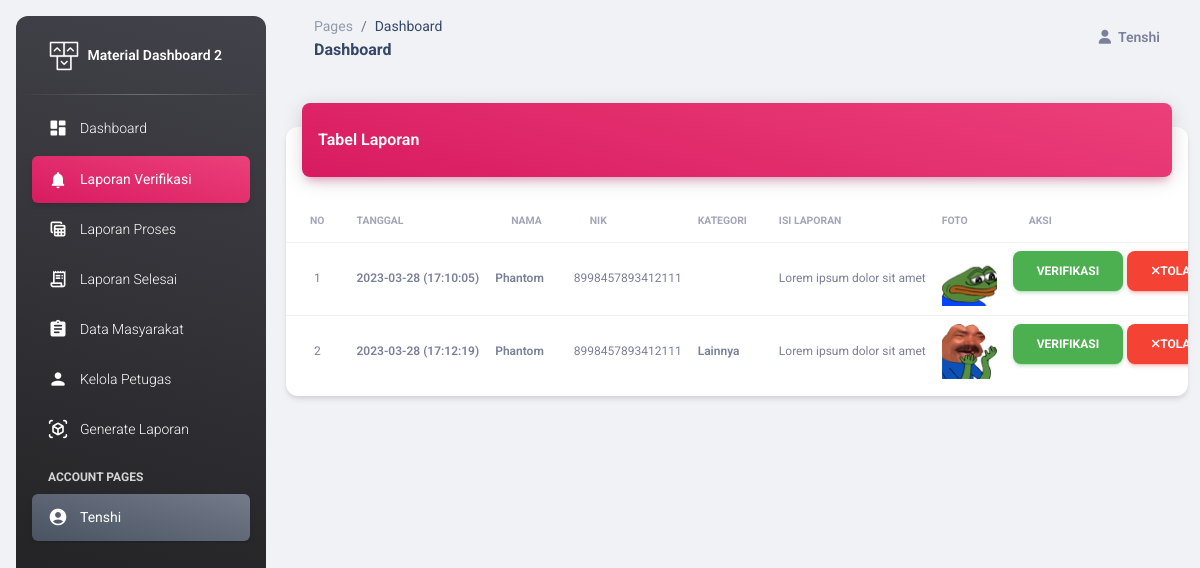
Page /operator/laporan_verif.php (signed in) on the committed database.
### tables this page shows
CREATE TABLE `pengaduan` (
  `id_pengaduan` int(11) NOT NULL,
  `tgl_pengaduan` varchar(40) NOT NULL,
  `nama_pengadu` varchar(40) NOT NULL,
  `nik` char(16) NOT NULL,
  `kategori` varchar(255) NOT NULL,
  `isi_laporan` text NOT NULL,
  `foto` varchar(255) NOT NULL,
  `status` enum('Proses','Selesai','0') NOT NULL
);

### operator/laporan_verif.php (the view, shortened to what this page needs)
<?php
include '../config/koneksi.php';
if(!isset ($_SESSION['nama_petugas'])){
	header ("location: index.php");
	}else{
?>
<!DOCTYPE html>
<html lang="en">
<head>
  <link href="../assets/css/nucleo-icons.css" rel="stylesheet" />
  <link href="../assets/css/nucleo-svg.css" rel="stylesheet" />
  <link id="pagestyle" href="../assets/css/material-dashboard.css?v=3.0.4" rel="stylesheet" />
</head>
<body class="g-sidenav-show  bg-gray-200">
  <aside class="sidenav navbar navbar-vertical navbar-expand-xs border-0 border-radius-xl my-3 fixed-start ms-3   bg-gradient-dark" id="sidenav-main">
    <div class="sidenav-header">
      <a class="navbar-brand m-0" href=" https://demos.creative-tim.com/material-dashboard/pages/dashboard " target="_blank">
        <img src="../assets/img/logo-ct.png" class="navbar-brand-img h-100" alt="main_logo">
        <span class="ms-1 font-weight-bold text-white">Material Dashboard 2</span>
      </a>
    </div>
    <hr class="horizontal light mt-0 mb-2">
    <div class="collapse navbar-collapse  w-auto " id="sidenav-collapse-main">
      <ul class="navbar-nav">
        <li class="nav-item">
          <a class="nav-link text-white" href="index.php">
            <div class="text-white text-center me-2 d-flex align-items-center justify-content-center">
              <i class="material-icons opacity-10">dashboard</i>
            </div>
            <span class="nav-link-text ms-1">Dashboard</span>
          </a>
        </li>
        <li class="nav-item">
          <a class="nav-link text-white active bg-gradient-primary" href="laporan_verif.php">
            <div class="text-white text-center me-2 d-flex align-items-center justify-content-center">
              <i class="material-icons opacity-10">notifications</i>
            </div>
            <span class="nav-link-text ms-1">Laporan Verifikasi</span>
          </a>
        </li>
        <li class="nav-item">
          <a class="nav-link text-white " href="laporan.php">
            <div class="text-white text-center me-2 d-flex align-items-center justify-content-center">
              <i class="material-icons opacity-10">table_view</i>
            </div>
            <span class="nav-link-text ms-1">Laporan Proses</span>
          </a>
        </li>
        <li class="nav-item">
          <a class="nav-link text-white" href="laporan_selesai.php">
            <div class="text-white text-center me-2 d-flex align-items-center justify-content-center">
              <i class="material-icons opacity-10">receipt_long</i>
            </div>
            <span class="nav-link-text ms-1">Laporan Selesai</span>
          </a>
        </li>
        <?php
          $level = $_SESSION ['level'];
          if ($level == 'admin') {
        ?>
        <li class="nav-item">
          <a class="nav-link text-white " href="data_user.php">
            <div class="text-white text-center me-2 d-flex align-items-center justify-content-center">
              <i class="material-icons opacity-10">assignment</i>
            </div>
            <span class="nav-link-text ms-1">Data Masyarakat</span>
          </a>
        </li>
        <li class="nav-item">
          <a class="nav-link text-white " href="data_operator.php">
            <div class="text-white text-center me-2 d-flex align-items-center justify-content-center">
              <i class="material-icons opacity-10">person</i>
            </div>
            <span class="nav-link-text ms-1">Kelola Petugas</span>
          </a>
        </li>
        <li class="nav-item">
          <a class="nav-link text-white " href="generate.php">
            <div class="text-white text-center me-2 d-flex align-items-center justify-content-center">
              <i class="material-icons opacity-10">view_in_ar</i>
            </div>
            <span class="nav-link-text ms-1">Generate Laporan</span>
          </a>
        </li>
        <?php } ?>
        <li class="nav-item mt-3">
          <h6 class="ps-4 ms-2 text-uppercase text-xs text-white font-weight-bolder opacity-8">Account pages</h6>
        </li>
        <li class="">
          <a class="nav-link active bg-gradient-secondary text-white">
            <div class="text-white text-center me-2 d-flex align-items-center justify-content-center">
              <i class="material-icons opacity-10">account_circle</i>
            </div>
            <span class="nav-link-text ms-1"><?php echo $_SESSION['nama_petugas'];?></span>
          </a>
        </li>
      </ul>
    </div>
  </aside>
  <main class="main-content position-relative max-height-vh-100 h-100 border-radius-lg ">
        <nav class="navbar navbar-main navbar-expand-lg px-0 mx-4 shadow-none border-radius-xl" id="navbarBlur" data-scroll="true">
          <div class="container-fluid py-1 px-3">
            <nav aria-label="breadcrumb">
              <ol class="breadcrumb bg-transparent mb-0 pb-0 pt-1 px-0 me-sm-6 me-5">
                <li class="breadcrumb-item text-sm"><a class="opacity-5 text-dark" href="javascript:;">Pages</a></li>
                <li class="breadcrumb-item text-sm text-dark active" aria-current="page">Dashboard</li>
              </ol>
              <h6 class="font-weight-bolder mb-0">Dashboard</h6>
            </nav>
            <div class="collapse navbar-collapse mt-sm-0 mt-2 me-md-0 me-sm-4" id="navbar">
              <ul class="navbar-nav  justify-content-end">
                <li class="nav-item d-flex align-items-center">
                  <div class="nav-link text-body font-weight-bold px-0">
                    <i class="fa fa-user me-sm-1"></i>
                    <span class="d-sm-inline d-none"><?php echo $_SESSION['nama_petugas'];?></span>
                  </div>
                </li>
                  </ul>
            </div>
          </div>
        </nav>
  <main class="main-content mt-1">
    <section>
    <div class="container-fluid py-4">
      <div class="row">
        <div class="col-12">
          <div class="card my-4">
            <div class="card-header p-0 position-relative mt-n4 mx-3 z-index-2">
              <div class="bg-gradient-primary shadow-primary border-radius-lg pt-4 pb-3">
                <h6 class="text-white text-capitalize ps-3">Tabel Laporan</h6>
              </div>
            </div>
            <div class="card-body px-0 pb-2">
              <div class="table-responsive p-0">
                <table class="table align-items-center mb-0">
                  <thead>
                    <tr>
                      <th class="text-uppercase text-secondary text-xxs font-weight-bolder opacity-7">No</th>
                      <th class="text-uppercase text-secondary text-xxs font-weight-bolder opacity-7 ps-2">Tanggal</th>
                      <th class="text-uppercase text-secondary text-xxs font-weight-bolder opacity-7">Nama</th>
                      <th class="text-uppercase text-secondary text-xxs font-weight-bolder opacity-7">NIK</th>
                      <th class="text-uppercase text-secondary text-xxs font-weight-bolder opacity-7 ps-2">Kategori</th>
                      <th class="text-uppercase text-secondary text-xxs font-weight-bolder opacity-7 ps-2">Isi Laporan</th>
                      <th class="text-uppercase text-secondary text-xxs font-weight-bolder opacity-7 ps-2">Foto</th>
                      <th class="text-uppercase text-secondary text-xxs font-weight-bolder opacity-7">Aksi</th>
                    </tr>
                  </thead>
                  <tbody>
                    <?php
$batas =10;
$halaman = @$_GET['halaman'];
if(empty($halaman)){
	$posisi = 0;
    }
	else{
		$posisi = ($halaman-1) * $batas;
	}
$no =1 +$posisi;
$query = mysqli_query ($conn, "SELECT * FROM pengaduan WHERE status = '0'");
if (mysqli_num_rows ($query)){
while ($data = mysqli_fetch_array ($query)){
?>
<tr>
<td class="text-xs text-secondary mb-0" align="center"><?=$no++ ?></td>
<td class="text-secondary text-xs font-weight-bold"><?=$data ['tgl_pengaduan'] ?></td>
<td class="text-secondary text-xs font-weight-bold"><?php echo $data['nama_pengadu'] ?></td>
<td class="text-xs text-secondary mb-0"><?php echo $data['nik'] ?></td>
<td class="text-xs font-weight-bold mb-0"><?=$data ['kategori'] ?></td>
<td class="text-xs text-secondary mb-0"><?=$data ['isi_laporan'] ?></td>
<td><a href="#/image/<?= $data['foto'];?>"><img src="../user/image/<?= $data['foto']?>" height="55px"></a></td>
<form method="post" action="process/edit_status.php?id=<?php echo $data['id_pengaduan'] ?>">
    <td>
<button type="submit" class="btn btn-success" name="simpan">Verifikasi</button>
<a onClick="return confirm('Yakin Ingin Menghapus?')" class="btn btn-danger" href="process/hapus_laporan.php?idd=<?php echo $data['id_pengaduan'] ?>" role="button"><i class="fa fa-remove"></i>Tolak</a>
</form></td>
<?php }}else{
	echo '<tr><td colspan="10" align="center">Data Tidak Ditemukan</td></tr>';
}?>
                  </tbody>
                </table>
              </div>
            </div>
          </div>
        </div>
      </div>
    </section>
  </main>
</body>
</html>
<?php } ?>

### rows in the picture
pengaduan: tgl_pengaduan "2023-03-28 (17:10:05)", nama_pengadu "Phantom", nik "8998457893412111", isi_laporan "Lorem ipsum dolor sit amet", foto (picture)
pengaduan: tgl_pengaduan "2023-03-28 (17:12:19)", nama_pengadu "Phantom", nik "8998457893412111", kategori "Lainnya", isi_laporan "Lorem ipsum dolor sit amet", foto (picture)

### other values in the picture
$_SESSION['nama_petugas'] "Tenshi"
